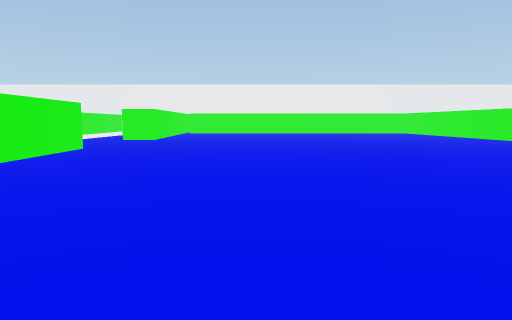
view 1 (above)

24 first-person views from a walk through a 3-D level made in the Unity game engine. The camera is 0.72 m above the floor, tilts 6° down and sees 70° across. The floor is counted in squares, 1 m on a side. Each view is taken from the middle of a square. On the plan, view 1 faces up. The plan holds only what a view shows up to about 11 squares ahead; the rest is blank. The place goes on beyond the plan. The player is left out.

view 2
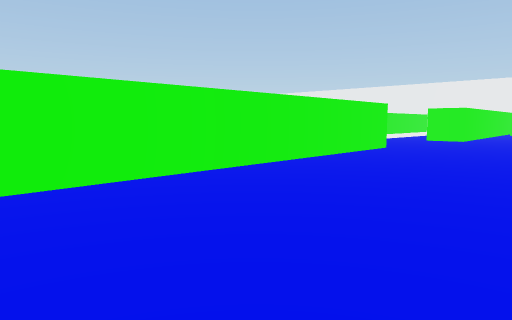

view 3
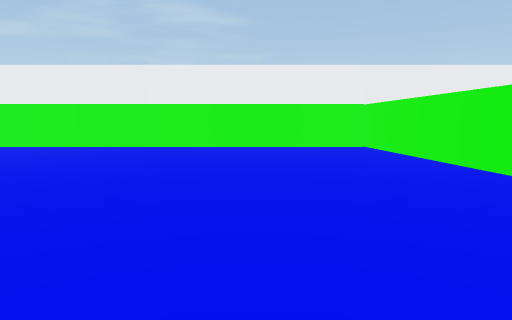

view 4
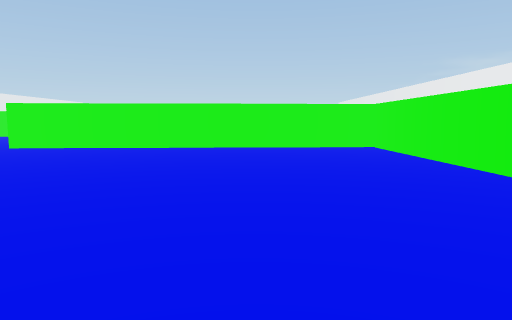

view 5
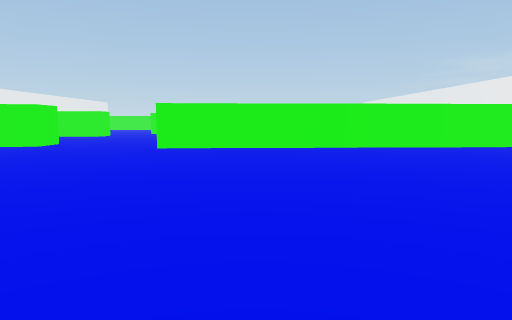

view 6
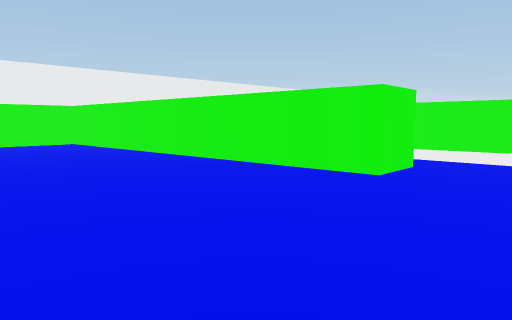

view 7
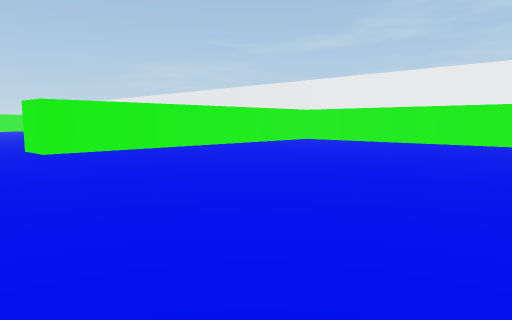

view 8
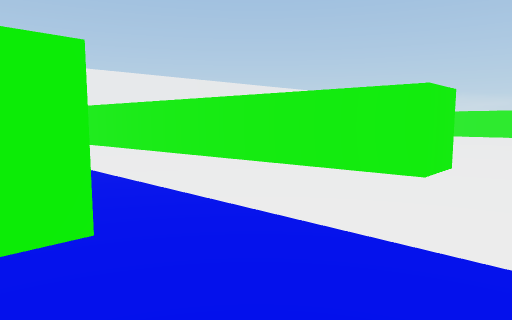

view 9
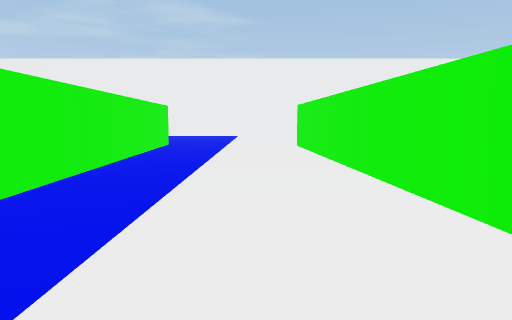

view 10
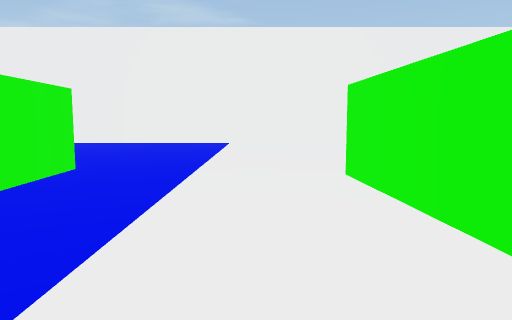

view 11
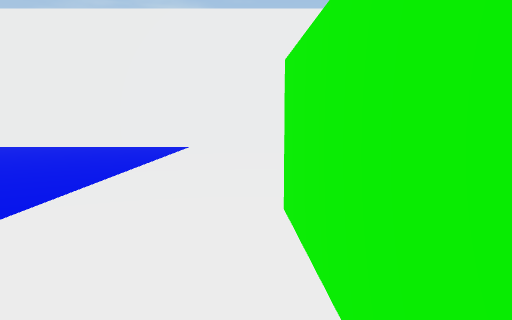

view 12
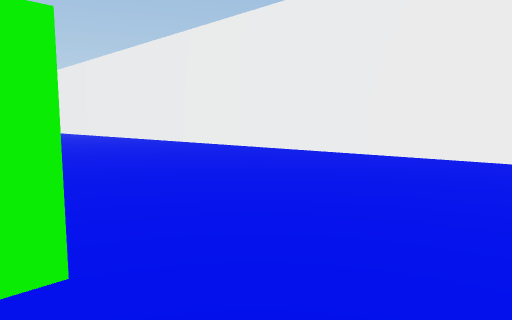

view 13
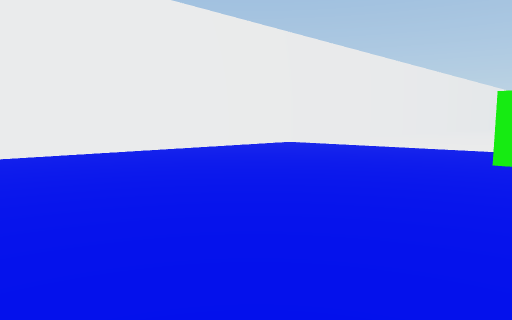

view 14
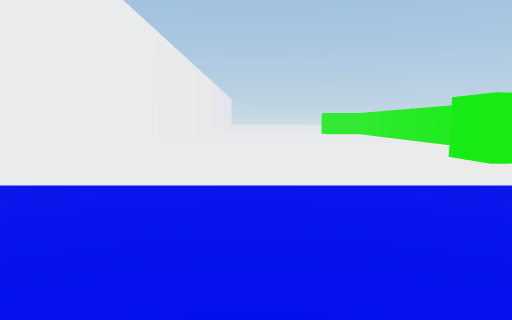

view 15
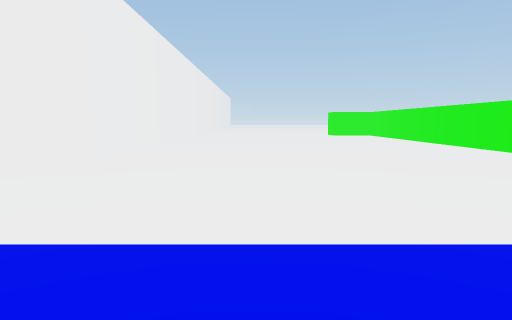

view 16
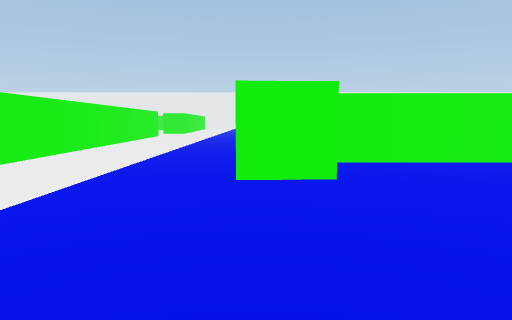

view 17
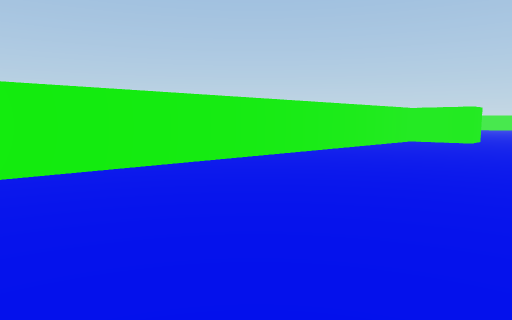

view 18
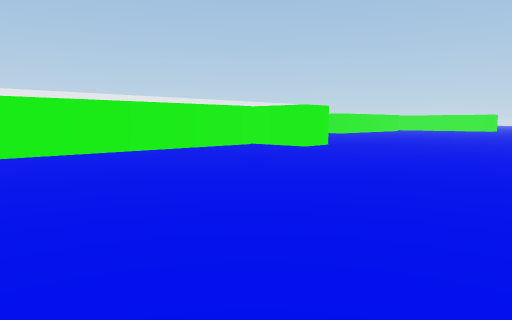

view 19
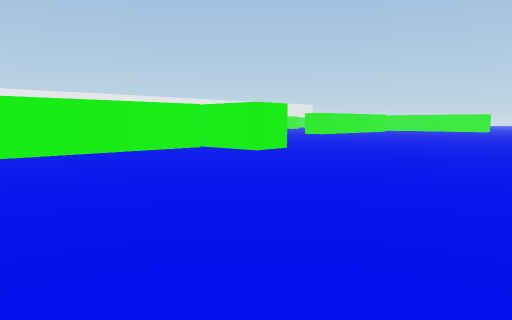

view 20
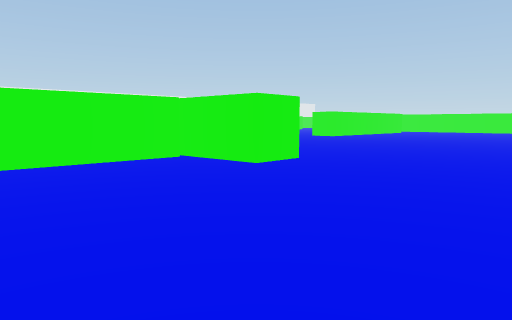

view 21
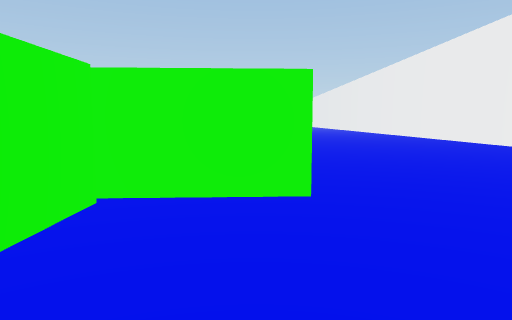

view 22
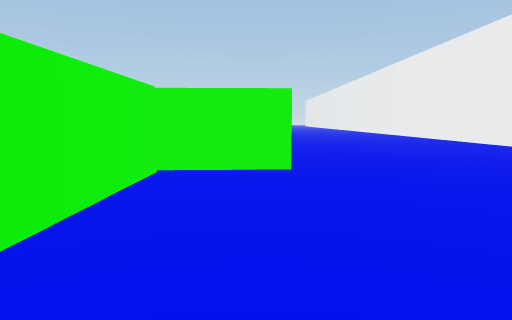

view 23
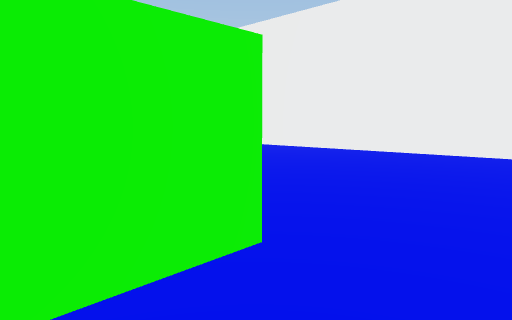

view 24
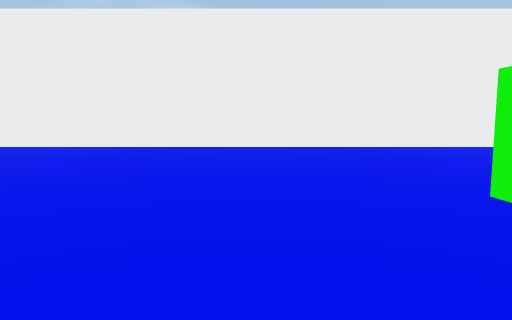

### Floor plan
Points are (right, up) in squares from view 1. A wall is a line through its corners. A room is listed if a view was taken in it or the views show most of it. See-through windows are left out.
Room 1 (views 1, 2, 3, 4, 5, 6, 7, 8)
walls: (-5.9, 9.7) (-4.6, 9.7) (-4.1, -0.7); (-4.1, -0.3) (9.3, -0.3) (8.9, 9.7)
ways out: opening at (-6, 11) to room 2; opening at (9, 11) to room 2
Room 2 (views 9, 10, 11, 12, 13, 14, 15, 16, 17, 18, 19, 20, 21, 22, 23, 24)
walls: (9.2, -1.6) (-3.6, -1.6); (10.8, -3.5) (9.5, -3.5) (9.4, -1.2); (6.1, -10.4) (20.4, -10.4); (8.9, 9.7) (10.2, 9.7); (-3.9, -3.5) (-5.2, -3.5) (-5.6, 4.7); (-13.4, -1.1) (-16.1, -1.1); (-11.2, 10.2) (-9.9, 10.2) (-9.2, -3) (-10.6, -3); (-16.1, -10.4) (1.6, -10.4)
ways out: opening at (-6, 11) to room 1; opening at (9, 11) to room 1; opening at (-10.5, 11.5)

Positions as (right, up) in squares from view 1, and headings:
1: (0, 0), facing up
2: (0, 0), facing up-left
3: (-1, 10), facing down
4: (-1, 3), facing right
5: (-1, 7), facing right
6: (0, 12), facing down-left
7: (0, 12), facing down-right
8: (-5, 12), facing down-left
9: (-8, 8), facing down
10: (-8, 2), facing down
11: (-9, 0), facing down
12: (-7, -3), facing down-right
13: (3, -2), facing down-left
14: (-3, -7), facing left
15: (-5, -7), facing left
16: (-5, -8), facing up
17: (-4, -7), facing up-right
18: (1, -10), facing up-right
19: (3, -10), facing up-right
20: (5, -8), facing up-right
21: (6, -3), facing right
22: (4, -3), facing right
23: (8, -2), facing down-right
24: (13, 0), facing down
